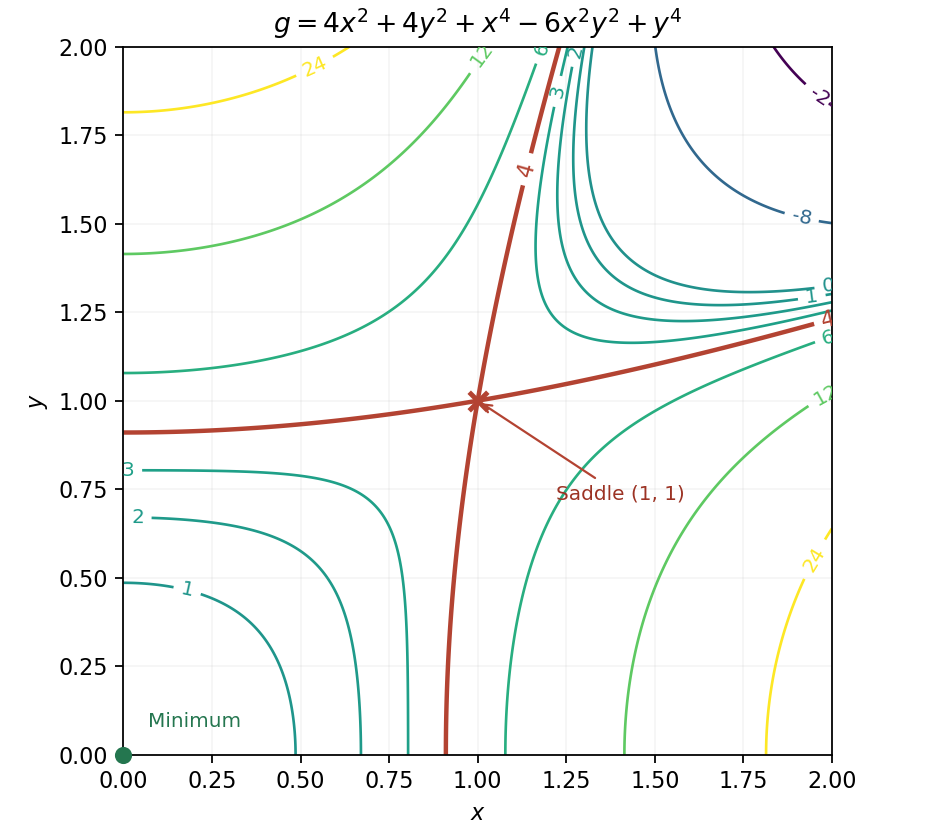

This figure's Python source:
"""Original Q12 contour plot; write the PNG basename to the cwd.

Tested with Python 3.14.4, NumPy 2.3.5 and Matplotlib 3.10.7.
"""

from pathlib import Path

import matplotlib

matplotlib.use("Agg")
import matplotlib.pyplot as plt
import numpy as np


def main():
    grid = np.linspace(0, 2, 601)
    x, y = np.meshgrid(grid, grid)
    g = 4*x*x+4*y*y+x**4-6*x*x*y*y+y**4
    fig, ax = plt.subplots(figsize=(5.9, 5.2), layout="constrained")
    fig.patch.set_facecolor("white")
    ax.set_facecolor("white")
    contours = ax.contour(x, y, g, levels=[-24, -8, 0, 1, 2, 3, 6, 12, 24], cmap="viridis", linewidths=1.2)
    ax.clabel(contours, fmt="%g", fontsize=9)
    critical = ax.contour(x, y, g, levels=[4], colors=["#b34332"], linewidths=2)
    ax.clabel(critical, fmt="%g", fontsize=10)
    ax.scatter(1, 1, marker="x", color="#b34332", s=70, linewidth=2.2, zorder=5)
    ax.scatter(0, 0, color="#24764f", s=45, clip_on=False, zorder=5)
    ax.annotate("Saddle (1, 1)", (1, 1), xytext=(1.22, 0.72), arrowprops={"arrowstyle": "->", "color": "#b34332"}, fontsize=9, color="#9c3324")
    ax.text(0.07, 0.08, "Minimum", fontsize=9, color="#24764f")
    ax.set(xlim=(0, 2), ylim=(0, 2), xlabel="$x$", ylabel="$y$", title=r"$g=4x^2+4y^2+x^4-6x^2y^2+y^4$")
    ax.set_aspect("equal")
    ax.grid(alpha=0.12)
    fig.savefig(Path("paper-1-quartic-contours.png"), dpi=160, facecolor="white")
    plt.close(fig)


if __name__ == "__main__":
    main()
